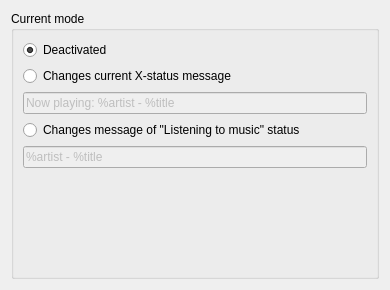
<?xml version="1.0" encoding="UTF-8"?>
<ui version="4.0">
 <class>IcqSettings</class>
 <widget class="QWidget" name="IcqSettings">
  <property name="geometry">
   <rect>
    <x>0</x>
    <y>0</y>
    <width>390</width>
    <height>290</height>
   </rect>
  </property>
  <property name="windowTitle">
   <string>ICQ</string>
  </property>
  <layout class="QVBoxLayout" name="verticalLayout_2">
   <item>
    <widget class="QGroupBox" name="oscar_mode">
     <property name="title">
      <string>Current mode</string>
     </property>
     <layout class="QVBoxLayout" name="verticalLayout">
      <item>
       <widget class="QRadioButton" name="oscar_deactivated">
        <property name="text">
         <string>Deactivated</string>
        </property>
        <property name="checked">
         <bool>true</bool>
        </property>
       </widget>
      </item>
      <item>
       <widget class="QRadioButton" name="oscar_change_current">
        <property name="text">
         <string>Changes current X-status message</string>
        </property>
       </widget>
      </item>
      <item>
       <widget class="QLineEdit" name="oscar_mask_1">
        <property name="enabled">
         <bool>false</bool>
        </property>
        <property name="toolTip">
         <string>&lt;!DOCTYPE HTML PUBLIC &quot;-//W3C//DTD HTML 4.0//EN&quot; &quot;http://www.w3.org/TR/REC-html40/strict.dtd&quot;&gt;
&lt;html&gt;&lt;head&gt;&lt;meta name=&quot;qrichtext&quot; content=&quot;1&quot; /&gt;&lt;style type=&quot;text/css&quot;&gt;
p, li { white-space: pre-wrap; }
&lt;/style&gt;&lt;/head&gt;&lt;body style=&quot; font-family:'Sans Serif'; font-size:10pt; font-weight:400; font-style:normal;&quot;&gt;
&lt;table style=&quot;-qt-table-type: root; margin-top:4px; margin-bottom:4px; margin-left:4px; margin-right:4px;&quot;&gt;
&lt;tr&gt;
&lt;td style=&quot;border: none;&quot;&gt;
&lt;p style=&quot; margin-top:0px; margin-bottom:0px; margin-left:0px; margin-right:0px; -qt-block-indent:0; text-indent:0px;&quot;&gt;&lt;span style=&quot; font-family:'Sans';&quot;&gt;%artist - artist&lt;/span&gt;&lt;/p&gt;
&lt;p style=&quot; margin-top:0px; margin-bottom:0px; margin-left:0px; margin-right:0px; -qt-block-indent:0; text-indent:0px;&quot;&gt;&lt;span style=&quot; font-family:'Sans';&quot;&gt;%title - title&lt;/span&gt;&lt;/p&gt;
&lt;p style=&quot; margin-top:0px; margin-bottom:0px; margin-left:0px; margin-right:0px; -qt-block-indent:0; text-indent:0px;&quot;&gt;&lt;span style=&quot; font-family:'Sans';&quot;&gt;%album - album&lt;/span&gt;&lt;/p&gt;
&lt;p style=&quot; margin-top:0px; margin-bottom:0px; margin-left:0px; margin-right:0px; -qt-block-indent:0; text-indent:0px;&quot;&gt;&lt;span style=&quot; font-family:'Sans';&quot;&gt;%track - track number&lt;/span&gt;&lt;/p&gt;
&lt;p style=&quot; margin-top:0px; margin-bottom:0px; margin-left:0px; margin-right:0px; -qt-block-indent:0; text-indent:0px;&quot;&gt;&lt;span style=&quot; font-family:'Sans';&quot;&gt;%time - track length&lt;/span&gt;&lt;/p&gt;
&lt;p style=&quot; margin-top:0px; margin-bottom:0px; margin-left:0px; margin-right:0px; -qt-block-indent:0; text-indent:0px;&quot;&gt;&lt;span style=&quot; font-family:'Sans';&quot;&gt;%file - file name&lt;/span&gt;&lt;/p&gt;
&lt;p style=&quot; margin-top:0px; margin-bottom:0px; margin-left:0px; margin-right:0px; -qt-block-indent:0; text-indent:0px;&quot;&gt;&lt;span style=&quot; font-family:'Sans';&quot;&gt;%uri - full path to file&lt;/span&gt;&lt;/p&gt;&lt;/td&gt;&lt;/tr&gt;&lt;/table&gt;&lt;/body&gt;&lt;/html&gt;</string>
        </property>
        <property name="text">
         <string>Now playing: %artist - %title</string>
        </property>
       </widget>
      </item>
      <item>
       <widget class="QRadioButton" name="oscar_change_music_status">
        <property name="text">
         <string>Changes message of &quot;Listening to music&quot; status</string>
        </property>
       </widget>
      </item>
      <item>
       <widget class="QLineEdit" name="oscar_mask_2">
        <property name="enabled">
         <bool>false</bool>
        </property>
        <property name="toolTip">
         <string>&lt;!DOCTYPE HTML PUBLIC &quot;-//W3C//DTD HTML 4.0//EN&quot; &quot;http://www.w3.org/TR/REC-html40/strict.dtd&quot;&gt;
&lt;html&gt;&lt;head&gt;&lt;meta name=&quot;qrichtext&quot; content=&quot;1&quot; /&gt;&lt;style type=&quot;text/css&quot;&gt;
p, li { white-space: pre-wrap; }
&lt;/style&gt;&lt;/head&gt;&lt;body style=&quot; font-family:'Sans Serif'; font-size:10pt; font-weight:400; font-style:normal;&quot;&gt;
&lt;table style=&quot;-qt-table-type: root; margin-top:4px; margin-bottom:4px; margin-left:4px; margin-right:4px;&quot;&gt;
&lt;tr&gt;
&lt;td style=&quot;border: none;&quot;&gt;
&lt;p style=&quot; margin-top:0px; margin-bottom:0px; margin-left:0px; margin-right:0px; -qt-block-indent:0; text-indent:0px;&quot;&gt;&lt;span style=&quot; font-family:'Sans';&quot;&gt;%artist - artist&lt;/span&gt;&lt;/p&gt;
&lt;p style=&quot; margin-top:0px; margin-bottom:0px; margin-left:0px; margin-right:0px; -qt-block-indent:0; text-indent:0px;&quot;&gt;&lt;span style=&quot; font-family:'Sans';&quot;&gt;%title - title&lt;/span&gt;&lt;/p&gt;
&lt;p style=&quot; margin-top:0px; margin-bottom:0px; margin-left:0px; margin-right:0px; -qt-block-indent:0; text-indent:0px;&quot;&gt;&lt;span style=&quot; font-family:'Sans';&quot;&gt;%album - album&lt;/span&gt;&lt;/p&gt;
&lt;p style=&quot; margin-top:0px; margin-bottom:0px; margin-left:0px; margin-right:0px; -qt-block-indent:0; text-indent:0px;&quot;&gt;&lt;span style=&quot; font-family:'Sans';&quot;&gt;%track - track number&lt;/span&gt;&lt;/p&gt;
&lt;p style=&quot; margin-top:0px; margin-bottom:0px; margin-left:0px; margin-right:0px; -qt-block-indent:0; text-indent:0px;&quot;&gt;&lt;span style=&quot; font-family:'Sans';&quot;&gt;%time - track length&lt;/span&gt;&lt;/p&gt;
&lt;p style=&quot; margin-top:0px; margin-bottom:0px; margin-left:0px; margin-right:0px; -qt-block-indent:0; text-indent:0px;&quot;&gt;&lt;span style=&quot; font-family:'Sans';&quot;&gt;%file - file name&lt;/span&gt;&lt;/p&gt;
&lt;p style=&quot; margin-top:0px; margin-bottom:0px; margin-left:0px; margin-right:0px; -qt-block-indent:0; text-indent:0px;&quot;&gt;&lt;span style=&quot; font-family:'Sans';&quot;&gt;%uri - full path to file&lt;/span&gt;&lt;/p&gt;&lt;/td&gt;&lt;/tr&gt;&lt;/table&gt;&lt;/body&gt;&lt;/html&gt;</string>
        </property>
        <property name="text">
         <string>%artist - %title</string>
        </property>
       </widget>
      </item>
      <item>
       <spacer name="verticalSpacer_5">
        <property name="orientation">
         <enum>Qt::Vertical</enum>
        </property>
        <property name="sizeHint" stdset="0">
         <size>
          <width>20</width>
          <height>256</height>
         </size>
        </property>
       </spacer>
      </item>
     </layout>
    </widget>
   </item>
  </layout>
 </widget>
 <resources/>
 <connections>
  <connection>
   <sender>oscar_change_current</sender>
   <signal>toggled(bool)</signal>
   <receiver>oscar_mask_1</receiver>
   <slot>setEnabled(bool)</slot>
   <hints>
    <hint type="sourcelabel">
     <x>101</x>
     <y>73</y>
    </hint>
    <hint type="destinationlabel">
     <x>93</x>
     <y>101</y>
    </hint>
   </hints>
  </connection>
  <connection>
   <sender>oscar_change_music_status</sender>
   <signal>toggled(bool)</signal>
   <receiver>oscar_mask_2</receiver>
   <slot>setEnabled(bool)</slot>
   <hints>
    <hint type="sourcelabel">
     <x>51</x>
     <y>135</y>
    </hint>
    <hint type="destinationlabel">
     <x>50</x>
     <y>152</y>
    </hint>
   </hints>
  </connection>
 </connections>
</ui>
